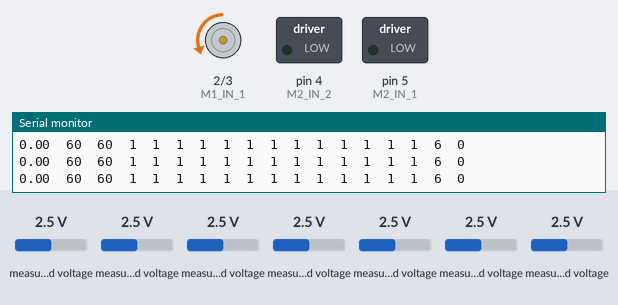
Bench run of a sketch on a simulated Arduino Uno, built with avr-gcc and run on an emulated ATmega328P. On the bench: motor-driver pin pairs drawn as motors (green arrow = first pin HIGH = forward, orange = second pin HIGH = backward, longer = more drive), switched loads named in the sketch (green lamp = pin HIGH), the last lines printed to the serial monitor. The inputs (shaded band) are chosen by the test bench; at power-on: measured voltage 2.5 V.

Above: at 1.2 s.
1.3 s: measured voltage (sensor 200) set to 3.8 V
At 2.5 s:
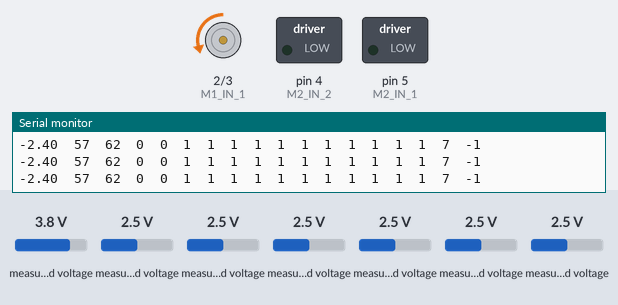
4.3 s: measured voltage (sensor 201) set to 3.8 V
At 5.5 s:
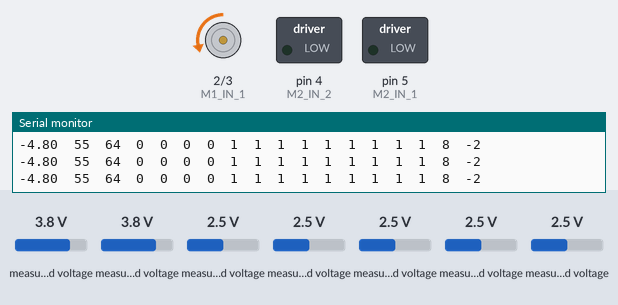
5.8 s: measured voltage (sensor 202) set to 3.8 V
At 6.8 s:
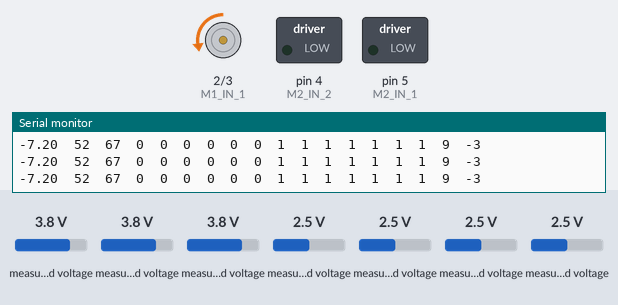
7.3 s: measured voltage (sensor 203) set to 3.8 V
At 8.0 s:
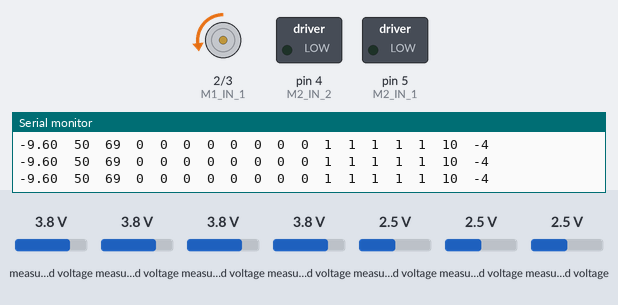
8.8 s: measured voltage (sensor 204) set to 3.8 V
At 9.4 s:
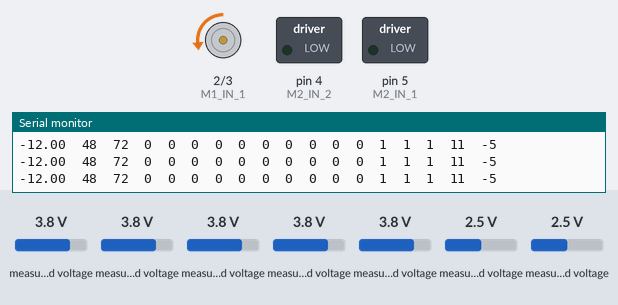
11.8 s: measured voltage (sensor 205) set to 3.8 V
At 12.8 s:
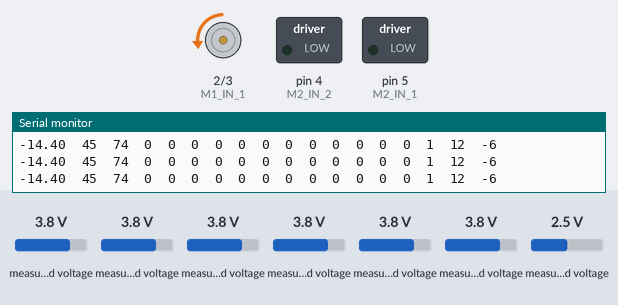
Timing chart, 0 to 14.3 s (numbered marks = the images above; inputs shaded):
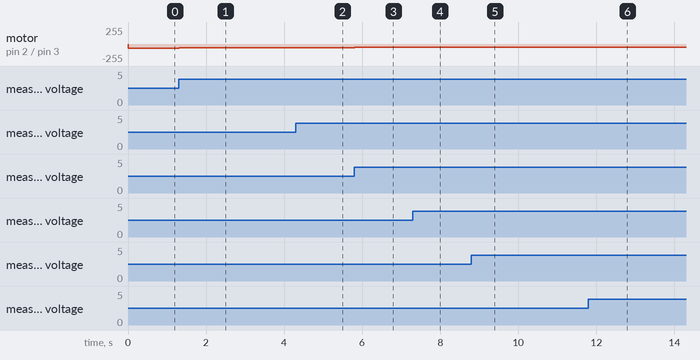

The sketch:

LineFollowingPID_Old.ino
```cpp
#include <Adafruit_MCP3008.h>

Adafruit_MCP3008 adc1;
Adafruit_MCP3008 adc2;

const unsigned int ADC_1_CS = A3;
const unsigned int ADC_2_CS = A2;

const unsigned int M1_IN_1 = 2;
const unsigned int M1_IN_2 = 3;
const unsigned int M2_IN_1 = 5;
const unsigned int M2_IN_2 = 4;

const unsigned int M1_I_SENSE = A1;
const unsigned int M2_I_SENSE = A0;

const float M_I_COUNTS_TO_A = (3.3 / 1024.0) / 0.120;

const int reference_sig = 6;

const unsigned int MIN_PWM_VALUE = 0;   //minimum PWM value
const unsigned int MAX_PWM_VALUE = 255; //maximum PWM value not to be exceeded
const unsigned int PWM_VALUE = 60;      //Base moving speed for the robot (for testing purposes)

float last_error = 0;

float kp = 2.4;
float ki = 0;
float kd = 0;
int P;
int I;
int D;


// Basic Motor Control Commands

void PID_Motor_Control(int left, int right)
{
  analogWrite(M1_IN_1, 0);
  analogWrite(M1_IN_2, left);
  analogWrite(M2_IN_1, 0);
  analogWrite(M2_IN_2, right);
}

void M1_forward()
{
  analogWrite(M1_IN_1, 0);
  analogWrite(M1_IN_2, PWM_VALUE);
}

void M1_stop()
{
  analogWrite(M1_IN_1, 0);
  analogWrite(M1_IN_2, 0);
}

void M1_backward()
{
  analogWrite(M1_IN_1, PWM_VALUE);
  analogWrite(M1_IN_2, 0);
}

void M2_forward()
{
  analogWrite(M2_IN_1, 0);
  analogWrite(M2_IN_2, PWM_VALUE);
}

void M2_stop()
{
  analogWrite(M2_IN_1, 0);
  analogWrite(M2_IN_2, 0);
}

void M2_backward()
{
  analogWrite(M2_IN_1, PWM_VALUE);
  analogWrite(M2_IN_2, 0);
}

void moveStop()
{
    M1_stop();
    M2_stop();
}

void moveForward()
{
    M1_forward();
    M2_forward();
}

void moveBackward()
{
    M1_backward();
    M2_backward();
}

void turnRight()
{
    M1_forward();
    M2_stop();
}

void sharp_turnRight()
{
    M1_forward();
    M2_backward();
}

void turnLeft()
{
    M1_stop();
    M2_forward();
}

void sharp_turnLeft()
{
    M1_backward();
    M2_forward();
}

void setup()
{
  Serial.begin(115200);
  pinMode(M1_IN_1, OUTPUT);
  pinMode(M1_IN_2, OUTPUT);
  pinMode(M2_IN_1, OUTPUT);
  pinMode(M2_IN_2, OUTPUT);

  adc1.begin(ADC_1_CS);
  adc2.begin(ADC_2_CS);
}

void CenterOfLiner()
{

}

void loop()
{
  //initializing vaiables
  int adc_buf[13];
  int bin_buf[13];  // binary array for sensor array values

  //cutoff values for binary conversion - will vary for each robot
  int cutoff[13] = {600,600,600,600,600,600,600,600,600,600,600,650,700};
  int sensor_sum = 0; // sum of sensor positions reading the line
  int sensor_count = 0; // count of the sensors readint the line
  int center_pos;   // center of line sensor position
  int error_sig;    // error signal

  // Reading sensor array values
  for (int i = 0, j = 0; i < 13; i = i + 2)
  {
    adc_buf[i] = adc1.readADC(j);
    if (i < 12)
    {
       adc_buf[i+1] = adc2.readADC(j);
    }
    j++;
  }

  // Convert sensor values to binary, increment sensor count and add sensor positions that are reading the line
  for (int i = 0; i<13 ; i++)
  {
    if (adc_buf[i]<cutoff[i]) //may need to adjust cutoffs for the white/black values
    {
      bin_buf[i] = 1;    //binary value of 1 for sensors that are reading the line
      sensor_sum = sensor_sum + i;
      sensor_count++;
    }
    else
    {
      bin_buf[i] = 0;
    }
  }

  // Calculating sensor average based
  if (sensor_count > 0)
  {
     center_pos = sensor_sum / sensor_count;
  }
  else
  {
     center_pos = - 1;
  }

  error_sig = reference_sig - center_pos;

  //start counting time
  int t_start = micros();
  // print out adc values, center of line position and error signal
  for (int i = 0; i < 13; i++)
  {
    Serial.print(bin_buf[i]); Serial.print("\t");
  }

  Serial.print(center_pos); Serial.print("\t");
  Serial.print(error_sig); Serial.print("\t");
  Serial.println();

  // basic pid line line following when on the line
  if (error_sig != 7)
  {
    P = error_sig;
    I = I + error_sig;
    D =  error_sig - last_error;
    last_error = error_sig;
  }

  float motorcontrol = P*kp + I*ki + D*kd;

  //Check the motor control signal being fed into the wheels
  Serial.print(motorcontrol); Serial.print("\t");

  //calculate left and right PWM values
  int leftPWM = PWM_VALUE + motorcontrol;
  int rightPWM = PWM_VALUE - motorcontrol;

  //make sure PWM values are within the 0 to 25 range
  if (leftPWM > MAX_PWM_VALUE) {
    leftPWM = MAX_PWM_VALUE;
  }
  if (rightPWM > MAX_PWM_VALUE) {
    rightPWM = MAX_PWM_VALUE;
  }
  if (leftPWM < 0) {
    leftPWM = 0;
  }
  if (rightPWM < 0) {
    rightPWM = 0;
  }

  Serial.print(leftPWM); Serial.print("\t");
  Serial.print(rightPWM); Serial.print("\t");
  //stop PID control if the robot is off the line
  if (error_sig == 7) //stop the robot when it's off the line
  {
    moveStop();
  }
  else
  {
    PID_Motor_Control(leftPWM,rightPWM);
  }

  delay(10);
}
```

Measured:
- after the input at 1.3 s, motor on pin 2 (M1_IN_1) / pin 3 (M1_IN_2): backward 60/255 → backward 57/255 at once
- after the input at 4.3 s, motor on pin 2 (M1_IN_1) / pin 3 (M1_IN_2): backward 57/255 → backward 55/255 at once
- after the input at 5.8 s, motor on pin 2 (M1_IN_1) / pin 3 (M1_IN_2): backward 55/255 → backward 52/255 at once
- after the input at 7.3 s, motor on pin 2 (M1_IN_1) / pin 3 (M1_IN_2): backward 52/255 → backward 50/255 at once
- after the input at 8.8 s, motor on pin 2 (M1_IN_1) / pin 3 (M1_IN_2): backward 50/255 → backward 48/255 at once
- after the input at 11.8 s, motor on pin 2 (M1_IN_1) / pin 3 (M1_IN_2): backward 48/255 → backward 45/255 at once
